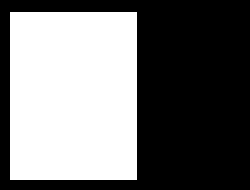
#> input picture assets/maps/molmospaces/procthor-10k-val/14/map.pgm, 250 x 190 px; its folder holds only this picture in this run
$ python -i scene_preview_common.py   (imports and definitions only)
#> lines starting #> are read from the running program, lines starting #| are printed output that depends on the picture; after the words box and inside, x2 and y2 are one past the last pixel; in counts of white or black regions, pixels touching at a corner belong together
### roboclaws/launch/scene_sampler.py
"""Source-aware MolmoSpaces scene sampler contract."""

from __future__ import annotations

import platform
import sys
from pathlib import Path
from typing import Any

from roboclaws.core.json_sources import read_json_object
from roboclaws.launch.map_bundles import (
    SIM_MAP_BUNDLE_ASSET_ROOT,
    molmospaces_nav2_map_bundle_path,
)
from roboclaws.launch.scene_sampler_prefilter import (
    scene_only_prefilter_report as _scene_only_prefilter_report,
)
from roboclaws.launch.scene_sampler_prefilter import (
    scene_prefilter_expensive_proof_candidates as _scene_prefilter_expensive_proof_candidates,
)
from roboclaws.launch.scene_sampler_prep import (
    molmospaces_get_scenes_args as _molmospaces_get_scenes_args,
)
from roboclaws.launch.scene_sampler_prep import (
    molmospaces_module_status as _molmospaces_module_status,
)
from roboclaws.launch.scene_sampler_prep import (
    molmospaces_scene_index_map as _molmospaces_scene_index_map,
)
from roboclaws.launch.scene_sampler_prep import (
    molmospaces_scene_root_status as _molmospaces_scene_root_status,
)
from roboclaws.launch.scene_sampler_prep import (
    source_availability_blocked_reason as _source_availability_blocked_reason,
)
from roboclaws.launch.scene_sampler_prep import (
    source_availability_summary as _source_availability_summary,
)
from roboclaws.launch.scene_sampler_prep import (
    source_prep_report as _source_prep_report,
)
from roboclaws.launch.scene_sampler_profile import (
    candidate_profile_expanded_indices as _candidate_profile_expanded_indices,
)
from roboclaws.launch.scene_sampler_profile import (
    candidate_profile_report as _candidate_profile_report,
)
from roboclaws.launch.scene_sampler_profile import (
    source_gate_mismatch_profile_rows as _source_gate_mismatch_profile_rows,
)
from roboclaws.launch.scene_sampler_scanner import (
    coverage_score as _scanner_coverage_score,
)
from roboclaws.launch.scene_sampler_scanner import (
    next_flow_artifact_paths,
    next_flow_blocked_reason_samples,
    next_flow_missing_gate_counts,
    next_flow_next_action,
    next_flow_recommended_commands,
    next_flow_scan_world_ids,
    next_flow_status,
    next_flow_summary,
    scanner_admission_row,
    scanner_admission_summary,
    scanner_candidate_packet,
    scanner_execution_candidate,
    scanner_execution_summary,
    scanner_gate_mismatch_count,
    scanner_preview_assets,
    scanner_preview_metadata,
    scanner_product_smoke_artifacts,
    scanner_required_gates,
    world_id_slug,
)
from roboclaws.launch.scene_sampler_sources import (
    SCANNER_READY_METADATA,
    SCENE_SAMPLER_SELECTION_SEED,
    SCENE_SAMPLER_SELECTION_STRATEGY,
    SOURCE_EVAL_CANDIDATE_INDICES,
    SOURCE_UI_CANDIDATE_INDICES,
    admitted_sources,
    category_manifest,
    category_provenance,
    known_indices_for_source,
    sampler_world_id,
    scanner_metadata,
    source_eval_indices,
    source_selection_metadata,
    source_ui_indices,
    uses_legacy_preview_assets,
)
from roboclaws.launch.scene_sampler_types import (
    EVAL_STRESS_LANE,
    READINESS_BLOCKED,
    READINESS_READY,
    READINESS_REJECTED,
    SAMPLER_GENERATOR_VERSION,
    UI_LANE,
    MolmoSpacesSceneRef,
    SceneSamplerRow,
)

SAMPLER_MANIFEST_SCHEMA = "molmospaces_scene_sampler_manifest_v1"
SAMPLER_LABEL_MANIFEST_SCHEMA = "molmospaces_scene_room_labels_v1"
SAMPLER_PROJECTION_SCHEMA = "molmospaces_scene_sampler_projection_v1"
PRIMARY_MOLMOSPACES_BACKEND = "mujoco"
UI_TARGET_PER_SCENE_SOURCE = 3
EVAL_TARGET_PER_SCENE_SOURCE = 10
SUPPORTED_SCENE_SOURCES: tuple[str, ...] = (
    "procthor-10k-val",
    "ithor",
    "procthor-objaverse-val",
    "holodeck-objaverse-val",
)

_PREVIEW_ROOT = Path(__file__).resolve().parents[1] / "operator_console" / "static" / "previews"
_CANONICAL_SCANNER_PREVIEW_ROOT = Path("output") / "scene-sampler-scanner" / "previews"
_SCANNER_OUTPUT_ROOT = Path("output") / "scene-sampler-scanner"
_SCANNER_PREVIEW_ROOT = _SCANNER_OUTPUT_ROOT / "previews"
_SCANNER_PRODUCT_SMOKE_ROOT = _SCANNER_OUTPUT_ROOT / "product-smoke"
_LABEL_MANIFEST_PATH = (
    Path(__file__).resolve().parents[2]
    / "data"
    / "molmospaces"
    / ("scene_sampler_room_labels.json")
)


# [24 lines left out: function sampler_manifest, not called in this run]


def sampler_rows() -> tuple[SceneSamplerRow, ...]:
    """Return all known source rows, including blocked source-family packets."""

    rows: list[SceneSamplerRow] = []
    sources = admitted_sources(supported_sources=SUPPORTED_SCENE_SOURCES)
    for source in sources:
        rows.extend(
            _ready_row(source=source, scene_index=index)
            for index in known_indices_for_source(source)
        )
    rows.extend(
        _blocked_source_row(scene_source)
        for scene_source in SUPPORTED_SCENE_SOURCES
        if scene_source not in sources
    )
    return tuple(rows)


def ui_sampler_rows() -> tuple[SceneSamplerRow, ...]:
    """Return exactly the UI-visible MolmoSpaces sampler rows."""

    return tuple(row for row in sampler_rows() if row.ui_ready)


# [34 lines left out: functions eval_sampler_rows, sampler_blocked_rows, parse_molmospaces_world_id, not called in this run]


def ui_molmospaces_world_ids() -> tuple[str, ...]:
    """Return the curated operator-console world ids."""

    return tuple(row.world_id for row in ui_sampler_rows())


# [1049 lines left out: functions eval_sample_id, eval_sample_ref, eval_projection_metadata, eval_suite_payload, eval_sample_payload, readiness_report and 19 more, not called in this run]


def _room_ids(preview: dict[str, Any]) -> tuple[str, ...]:
    count = int(preview.get("room_count") or 0)
    return tuple(f"room_{index}" for index in range(count))


def _waypoint_count(preview: dict[str, Any]) -> int:
    return int(preview.get("waypoint_count") or 0)


# [4 lines left out: function _quality_score, not called in this run]


def _coverage_score(*, room_count: int, waypoint_count: int) -> float:
    return _scanner_coverage_score(room_count=room_count, waypoint_count=waypoint_count)


# [27 lines left out: functions _preview_assets, _ready_row_preview_assets, not called in this run]


def _required_views() -> tuple[str, ...]:
    return ("fpv", "map", "chase", "topdown")


# [50 lines left out: functions _static_console_preview_assets, _base_metric_map_bundle_counts, _base_metric_map_bundle_preview_asset, _family_split, not called in this run]


def _scanner_required_gates() -> tuple[str, ...]:
    return scanner_required_gates()


def _scanner_admission_row(candidate: dict[str, Any]) -> dict[str, Any]:
    return scanner_admission_row(candidate=candidate, required_views=_required_views())


def _world_id_slug(world_id: str) -> str:
    return world_id_slug(world_id)


# [491 lines left out: functions _scanner_preview_metadata, _scanner_product_smoke_artifacts, _scanner_candidate_packet, _sampler_selection_policy, _rank_selection_candidates, _scanner_execution_candidate_indices and 16 more, not called in this run]


def _validate_blocked_row(row: dict[str, Any], *, source: str) -> None:
    if not row.get("blocked_reason") or not row.get("failure_class"):
        raise ValueError(f"blocked sampler row for {source} needs reason and failure_class")


# [83 lines left out: functions _validate_source_lane_counts, _rows_in_lane, _validate_ready_row, _validate_no_heuristic_category_provenance, _validate_label_manifest, _labels_for_scene, not called in this run]


def _repo_root() -> Path:
    return Path(__file__).resolve().parents[2]

### roboclaws/operator_console/scene_preview_common.py
"""Shared scene-preview metadata, image, and geometry helpers."""

from __future__ import annotations

import datetime as dt
import math
from dataclasses import dataclass
from pathlib import Path
from typing import Any

from PIL import Image, ImageFilter, ImageStat

from roboclaws.household.camera_control import canonical_scene_camera_control_request
from roboclaws.household.household_runtime_contract import HouseholdRuntimeContract
from roboclaws.household.subprocess_backend import MolmoSpacesSubprocessBackend
from roboclaws.launch.worlds import MOLMOSPACES_CONSOLE_WORLD_IDS, world_spec
from roboclaws.maps.preview import (
    BASE_MAP_SOURCE_FAMILY,
    BASE_METRIC_MAP_PREVIEW_ROLE,
    SCENE_RENDER_SOURCE_FAMILY,
    TOPDOWN_SCENE_RENDER_ROLE,
)
from roboclaws.operator_console.scene_preview_contract import (
    B1_MAP12_WORLD_ID,
    DEFAULT_HEIGHT,
    DEFAULT_WIDTH,
    PREVIEW_METADATA_SCHEMA,
)


@dataclass(frozen=True)
class PreviewSceneRef:
    scene_source: str
    scene_index: int


# [293 lines left out: functions _preview_metadata, _select_chase_preview, _fit_preview_image, _topdown_camera_request, _scene_alignment, _scene_points, not called in this run]


def _scene_center_and_span(state: dict[str, Any]) -> tuple[list[float], float]:
    alignment = _scene_alignment(state, width=DEFAULT_WIDTH, height=DEFAULT_HEIGHT)
    return list(alignment["center"]), float(alignment["camera_span_m"])


# [19 lines left out: functions _first_public_waypoint, _public_waypoints, not called in this run]


def _selected_world_ids(raw_world_ids: list[str]) -> tuple[str, ...]:
    return tuple(raw_world_ids or (*MOLMOSPACES_CONSOLE_WORLD_IDS, B1_MAP12_WORLD_ID))


def _molmospaces_scene_index(world_id: str) -> int:
    return _molmospaces_scene_ref(world_id).scene_index


# [7 lines left out: function _molmospaces_scene_ref, not called in this run]


def _world_slug(world_id: str) -> str:
    return world_id.replace("/", "-")


def _is_vec(value: Any, min_length: int) -> bool:
    return isinstance(value, (list, tuple)) and len(value) >= min_length


def _image_diagnostics(path: Path) -> dict[str, Any]:
    with Image.open(path) as image:
#> image is the input picture: PIL image 250x190 L; values 0 (black) and 254 (white), 44.9% white; 1 white region, box (x1, y1, x2, y2) and area: (10, 12, 137, 180) 21336
        rgb = image.convert("RGB")
        stat = ImageStat.Stat(rgb)
        extrema = rgb.getextrema()
#> extrema = ((0, 254), (0, 254), (0, 254))
        thumbnail = rgb.resize((160, 100))
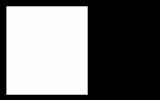
#> thumbnail: PIL image 160x100 RGB; min 0, max 255, mean 114.1
        thumbnail_colors = thumbnail.getcolors(maxcolors=16_000)
#> thumbnail_colors = 15 items
        edges = rgb.convert("L").filter(ImageFilter.FIND_EDGES).resize((160, 100))
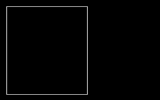
#> edges: PIL image 160x100 L; min 0, max 161, mean 3.3
        edge_values = list(edges.getdata())
#> edge_values = 16000 values, max 161 at index 1207, min 0 at index 0, mean 3.31
    channel_ranges = [float(high) - float(low) for low, high in extrema]
#> channel_ranges = [254, 254, 254]
    max_channel_range = max(channel_ranges)
#> max_channel_range = 254
    max_stddev = max(float(value) for value in stat.stddev)
#> max_stddev = 126.3
    visual_status = "low_detail" if max_channel_range <= 8.0 and max_stddev <= 2.0 else "reviewable"
#> visual_status = 'reviewable'
    edge_fraction_over_8 = (
        sum(1 for value in edge_values if int(value) > 8) / float(len(edge_values))
        if edge_values
        else 0.0
    )
#> edge_fraction_over_8 = 0.032
    edge_fraction_over_16 = (
        sum(1 for value in edge_values if int(value) > 16) / float(len(edge_values))
        if edge_values
        else 0.0
    )
#> edge_fraction_over_16 = 0.032
    return {
        "schema": "operator_console_preview_image_diagnostics_v1",
        "width": int(rgb.width),
        "height": int(rgb.height),
        "mean_rgb": [round(float(value), 3) for value in stat.mean],
        "channel_extrema_rgb": [[int(low), int(high)] for low, high in extrema],
        "max_channel_range": round(max_channel_range, 3),
        "max_stddev": round(max_stddev, 3),
        "thumbnail_color_count": len(thumbnail_colors) if thumbnail_colors is not None else 16000,
        "edge_fraction_over_8": round(edge_fraction_over_8, 6),
        "edge_fraction_over_16": round(edge_fraction_over_16, 6),
        "visual_status": visual_status,
    }


def _utc_timestamp() -> str:
    return dt.datetime.now(dt.UTC).isoformat(timespec="seconds").replace("+00:00", "Z")

>>> result = _image_diagnostics('../../assets/maps/molmospaces/procthor-10k-val/14/map.pgm')
#> result = 11 items
